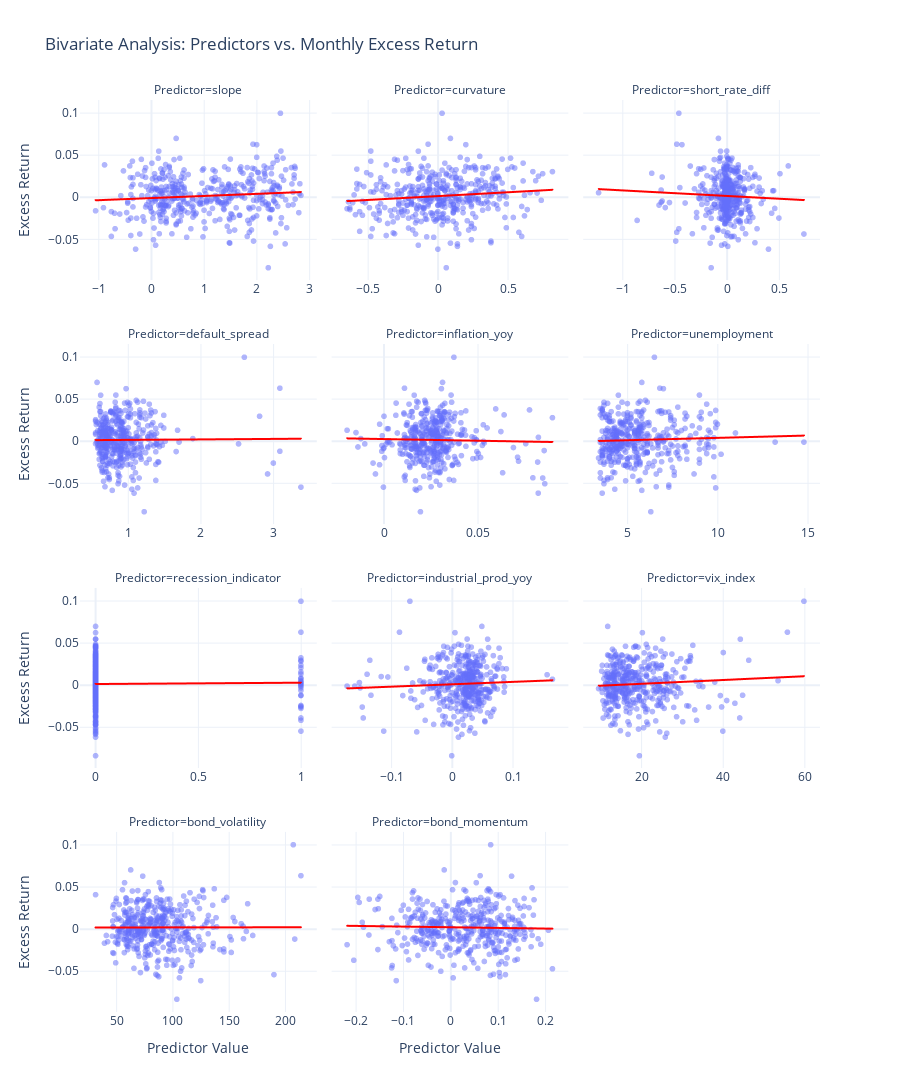

The code cell stored with this chart in its notebook:
### Markdown cell above
- Some predictors are really highly correlated. For example, `unemployment` and `slope` has a correlation coef of 0.71, and `default_spread` and `industrial_prod_yoy` has a correlation coef of -0.65.
- There is no predictor that has strong correlation with the target variable.

### Code cell
df_bivariate = df_final.melt(
    id_vars=['excess_return'], 
    value_vars=predictors,
    var_name='Predictor', 
    value_name='Value'
)

fig = px.scatter(
    df_bivariate, 
    x='Value', 
    y='excess_return', 
    facet_col='Predictor', 
    facet_col_wrap=3,           # 3 columns for better visibility
    trendline="ols",            # Adds a linear regression line to each plot
    trendline_color_override="red",
    height=1200,
    title="Bivariate Analysis: Predictors vs. Monthly Excess Return",
    labels={'Value': 'Predictor Value', 'excess_return': 'Excess Return'},
    template='plotly_white',
    opacity=0.5                 # Lower opacity helps see density of points
)

# independent x-axis: because units vary (e.g., VIX is ~20, slope is ~1.5)
fig.update_xaxes(matches=None, showticklabels=True)
fig.update_layout(showlegend=False)

fig.show()

### Figure 1 — Plotly figure (JSON) as saved in the notebook; plotly's stock layout.template omitted (floating-point values rounded to 4 significant figures; data arrays with more than 128 entries replaced by an {"elided": "..."} marker saying what was removed)
{"data": [{"hovertemplate": "Predictor=slope<br>Predictor Value=%{x}<br>Excess Return=%{y}<extra></extra>", "legendgroup": "", "marker": {"color": "#636efa", "opacity": 0.5, "symbol": "circle"}, "mode": "markers", "name": "", "showlegend": false, "type": "scattergl", "x": {"elided": "418 float values"}, "xaxis": "x10", "y": {"elided": "418 float values"}, "yaxis": "y10"}, {"hovertemplate": "<b>OLS trendline</b><br>excess_return = 0.00250225 * Value + -0.000459561<br>R<sup>2</sup>=0.009568<br><br>Predictor=slope<br>Predictor Value=%{x}<br>Excess Return=%{y} <b>(trend)</b><extra></extra>", "legendgroup": "", "line": {"color": "red"}, "marker": {"color": "#636efa", "symbol": "circle"}, "mode": "lines", "name": "", "showlegend": false, "type": "scattergl", "x": {"elided": "418 float values"}, "xaxis": "x10", "y": {"elided": "418 float values"}, "yaxis": "y10"}, {"hovertemplate": "Predictor=curvature<br>Predictor Value=%{x}<br>Excess Return=%{y}<extra></extra>", "legendgroup": "", "marker": {"color": "#636efa", "opacity": 0.5, "symbol": "circle"}, "mode": "markers", "name": "", "showlegend": false, "type": "scattergl", "x": {"elided": "418 float values"}, "xaxis": "x11", "y": {"elided": "418 float values"}, "yaxis": "y11"}, {"hovertemplate": "<b>OLS trendline</b><br>excess_return = 0.00912593 * Value + 0.00186444<br>R<sup>2</sup>=0.012899<br><br>Predictor=curvature<br>Predictor Value=%{x}<br>Excess Return=%{y} <b>(trend)</b><extra></extra>", "legendgroup": "", "line": {"color": "red"}, "marker": {"color": "#636efa", "symbol": "circle"}, "mode": "lines", "name": "", "showlegend": false, "type": "scattergl", "x": {"elided": "418 float values"}, "xaxis": "x11", "y": {"elided": "418 float values"}, "yaxis": "y11"}, {"hovertemplate": "Predictor=short_rate_diff<br>Predictor Value=%{x}<br>Excess Return=%{y}<extra></extra>", "legendgroup": "", "marker": {"color": "#636efa", "opacity": 0.5, "symbol": "circle"}, "mode": "markers", "name": "", "showlegend": false, "type": "scattergl", "x": {"elided": "418 float values"}, "xaxis": "x12", "y": {"elided": "418 float values"}, "yaxis": "y12"}, {"hovertemplate": "<b>OLS trendline</b><br>excess_return = -0.00659876 * Value + 0.00206007<br>R<sup>2</sup>=0.002758<br><br>Predictor=short_rate_diff<br>Predictor Value=%{x}<br>Excess Return=%{y} <b>(trend)</b><extra></extra>", "legendgroup": "", "line": {"color": "red"}, "marker": {"color": "#636efa", "symbol": "circle"}, "mode": "lines", "name": "", "showlegend": false, "type": "scattergl", "x": {"elided": "418 float values"}, "xaxis": "x12", "y": {"elided": "418 float values"}, "yaxis": "y12"}, {"hovertemplate": "Predictor=default_spread<br>Predictor Value=%{x}<br>Excess Return=%{y}<extra></extra>", "legendgroup": "", "marker": {"color": "#636efa", "opacity": 0.5, "symbol": "circle"}, "mode": "markers", "name": "", "showlegend": false, "type": "scattergl", "x": {"elided": "418 float values"}, "xaxis": "x7", "y": {"elided": "418 float values"}, "yaxis": "y7"}, {"hovertemplate": "<b>OLS trendline</b><br>excess_return = 0.00057669 * Value + 0.00155853<br>R<sup>2</sup>=0.000082<br><br>Predictor=default_spread<br>Predictor Value=%{x}<br>Excess Return=%{y} <b>(trend)</b><extra></extra>", "legendgroup": "", "line": {"color": "red"}, "marker": {"color": "#636efa", "symbol": "circle"}, "mode": "lines", "name": "", "showlegend": false, "type": "scattergl", "x": {"elided": "418 float values"}, "xaxis": "x7", "y": {"elided": "418 float values"}, "yaxis": "y7"}, {"hovertemplate": "Predictor=inflation_yoy<br>Predictor Value=%{x}<br>Excess Return=%{y}<extra></extra>", "legendgroup": "", "marker": {"color": "#636efa", "opacity": 0.5, "symbol": "circle"}, "mode": "markers", "name": "", "showlegend": false, "type": "scattergl", "x": {"elided": "418 float values"}, "xaxis": "x8", "y": {"elided": "418 float values"}, "yaxis": "y8"}, {"hovertemplate": "<b>OLS trendline</b><br>excess_return = -0.0391759 * Value + 0.0031197<br>R<sup>2</sup>=0.000651<br><br>Predictor=inflation_yoy<br>Predictor Value=%{x}<br>Excess Return=%{y} <b>(trend)</b><extra></extra>", "legendgroup": "", "line": {"color": "red"}, "marker": {"color": "#636efa", "symbol": "circle"}, "mode": "lines", "name": "", "showlegend": false, "type": "scattergl", "x": {"elided": "418 float values"}, "xaxis": "x8", "y": {"elided": "418 float values"}, "yaxis": "y8"}, {"hovertemplate": "Predictor=unemployment<br>Predictor Value=%{x}<br>Excess Return=%{y}<extra></extra>", "legendgroup": "", "marker": {"color": "#636efa", "opacity": 0.5, "symbol": "circle"}, "mode": "markers", "name": "", "showlegend": false, "type": "scattergl", "x": {"elided": "418 float values"}, "xaxis": "x9", "y": {"elided": "418 float values"}, "yaxis": "y9"}, {"hovertemplate": "<b>OLS trendline</b><br>excess_return = 0.000558445 * Value + -0.00107034<br>R<sup>2</sup>=0.001751<br><br>Predictor=unemployment<br>Predictor Value=%{x}<br>Excess Return=%{y} <b>(trend)</b><extra></extra>", "legendgroup": "", "line": {"color": "red"}, "marker": {"color": "#636efa", "symbol": "circle"}, "mode": "lines", "name": "", "showlegend": false, "type": "scattergl", "x": {"elided": "418 float values"}, "xaxis": "x9", "y": {"elided": "418 float values"}, "yaxis": "y9"}, {"hovertemplate": "Predictor=recession_indicator<br>Predictor Value=%{x}<br>Excess Return=%{y}<extra></extra>", "legendgroup": "", "marker": {"color": "#636efa", "opacity": 0.5, "symbol": "circle"}, "mode": "markers", "name": "", "showlegend": false, "type": "scattergl", "x": {"elided": "418 int values"}, "xaxis": "x4", "y": {"elided": "418 float values"}, "yaxis": "y4"}, {"hovertemplate": "<b>OLS trendline</b><br>excess_return = 0.00154848 * Value + 0.00198974<br>R<sup>2</sup>=0.000279<br><br>Predictor=recession_indicator<br>Predictor Value=%{x}<br>Excess Return=%{y} <b>(trend)</b><extra></extra>", "legendgroup": "", "line": {"color": "red"}, "marker": {"color": "#636efa", "symbol": "circle"}, "mode": "lines", "name": "", "showlegend": false, "type": "scattergl", "x": {"elided": "418 int values"}, "xaxis": "x4", "y": {"elided": "418 float values"}, "yaxis": "y4"}, {"hovertemplate": "Predictor=industrial_prod_yoy<br>Predictor Value=%{x}<br>Excess Return=%{y}<extra></extra>", "legendgroup": "", "marker": {"color": "#636efa", "opacity": 0.5, "symbol": "circle"}, "mode": "markers", "name": "", "showlegend": false, "type": "scattergl", "x": {"elided": "418 float values"}, "xaxis": "x5", "y": {"elided": "418 float values"}, "yaxis": "y5"}, {"hovertemplate": "<b>OLS trendline</b><br>excess_return = 0.0284211 * Value + 0.00167008<br>R<sup>2</sup>=0.002560<br><br>Predictor=industrial_prod_yoy<br>Predictor Value=%{x}<br>Excess Return=%{y} <b>(trend)</b><extra></extra>", "legendgroup": "", "line": {"color": "red"}, "marker": {"color": "#636efa", "symbol": "circle"}, "mode": "lines", "name": "", "showlegend": false, "type": "scattergl", "x": {"elided": "418 float values"}, "xaxis": "x5", "y": {"elided": "418 float values"}, "yaxis": "y5"}, {"hovertemplate": "Predictor=vix_index<br>Predictor Value=%{x}<br>Excess Return=%{y}<extra></extra>", "legendgroup": "", "marker": {"color": "#636efa", "opacity": 0.5, "symbol": "circle"}, "mode": "markers", "name": "", "showlegend": false, "type": "scattergl", "x": {"elided": "418 float values"}, "xaxis": "x6", "y": {"elided": "418 float values"}, "yaxis": "y6"}, {"hovertemplate": "<b>OLS trendline</b><br>excess_return = 0.000225084 * Value + -0.0022653<br>R<sup>2</sup>=0.005081<br><br>Predictor=vix_index<br>Predictor Value=%{x}<br>Excess Return=%{y} <b>(trend)</b><extra></extra>", "legendgroup": "", "line": {"color": "red"}, "marker": {"color": "#636efa", "symbol": "circle"}, "mode": "lines", "name": "", "showlegend": false, "type": "scattergl", "x": {"elided": "418 float values"}, "xaxis": "x6", "y": {"elided": "418 float values"}, "yaxis": "y6"}, {"hovertemplate": "Predictor=bond_volatility<br>Predictor Value=%{x}<br>Excess Return=%{y}<extra></extra>", "legendgroup": "", "marker": {"color": "#636efa", "opacity": 0.5, "symbol": "circle"}, "mode": "markers", "name": "", "showlegend": false, "type": "scattergl", "x": {"elided": "418 float values"}, "xaxis": "x", "y": {"elided": "418 float values"}, "yaxis": "y"}, {"hovertemplate": "<b>OLS trendline</b><br>excess_return = 1.57768e-06 * Value + 0.00195984<br>R<sup>2</sup>=0.000004<br><br>Predictor=bond_volatility<br>Predictor Value=%{x}<br>Excess Return=%{y} <b>(trend)</b><extra></extra>", "legendgroup": "", "line": {"color": "red"}, "marker": {"color": "#636efa", "symbol": "circle"}, "mode": "lines", "name": "", "showlegend": false, "type": "scattergl", "x": {"elided": "418 float values"}, "xaxis": "x", "y": {"elided": "418 float values"}, "yaxis": "y"}, {"hovertemplate": "Predictor=bond_momentum<br>Predictor Value=%{x}<br>Excess Return=%{y}<extra></extra>", "legendgroup": "", "marker": {"color": "#636efa", "opacity": 0.5, "symbol": "circle"}, "mode": "markers", "name": "", "showlegend": false, "type": "scattergl", "x": {"elided": "418 float values"}, "xaxis": "x2", "y": {"elided": "418 float values"}, "yaxis": "y2"}, {"hovertemplate": "<b>OLS trendline</b><br>excess_return = -0.00788227 * Value + 0.00230666<br>R<sup>2</sup>=0.000762<br><br>Predictor=bond_momentum<br>Predictor Value=%{x}<br>Excess Return=%{y} <b>(trend)</b><extra></extra>", "legendgroup": "", "line": {"color": "red"}, "marker": {"color": "#636efa", "symbol": "circle"}, "mode": "lines", "name": "", "showlegend": false, "type": "scattergl", "x": {"elided": "418 float values"}, "xaxis": "x2", "y": {"elided": "418 float values"}, "yaxis": "y2"}], "layout": {"annotations": [{"font": {}, "showarrow": false, "text": "Predictor=bond_volatility", "x": 0.16, "xanchor": "center", "xref": "paper", "y": 0.1975, "yanchor": "bottom", "yref": "paper"}, {"font": {}, "showarrow": false, "text": "Predictor=bond_momentum", "x": 0.5, "xanchor": "center", "xref": "paper", "y": 0.1975, "yanchor": "bottom", "yref": "paper"}, {"font": {}, "showarrow": false, "text": "Predictor=recession_indicator", "x": 0.16, "xanchor": "center", "xref": "paper", "y": 0.465, "yanchor": "bottom", "yref": "paper"}, {"font": {}, "showarrow": false, "text": "Predictor=industrial_prod_yoy", "x": 0.5, "xanchor": "center", "xref": "paper", "y": 0.465, "yanchor": "bottom", "yref": "paper"}, {"font": {}, "showarrow": false, "text": "Predictor=vix_index", "x": 0.84, "xanchor": "center", "xref": "paper", "y": 0.465, "yanchor": "bottom", "yref": "paper"}, {"font": {}, "showarrow": false, "text": "Predictor=default_spread", "x": 0.16, "xanchor": "center", "xref": "paper", "y": 0.7325, "yanchor": "bottom", "yref": "paper"}, {"font": {}, "showarrow": false, "text": "Predictor=inflation_yoy", "x": 0.5, "xanchor": "center", "xref": "paper", "y": 0.7325, "yanchor": "bottom", "yref": "paper"}, {"font": {}, "showarrow": false, "text": "Predictor=unemployment", "x": 0.84, "xanchor": "center", "xref": "paper", "y": 0.7325, "yanchor": "bottom", "yref": "paper"}, {"font": {}, "showarrow": false, "text": "Predictor=slope", "x": 0.16, "xanchor": "center", "xref": "paper", "y": 1, "yanchor": "bottom", "yref": "paper"}, {"font": {}, "showarrow": false, "text": "Predictor=curvature", "x": 0.5, "xanchor": "center", "xref": "paper", "y": 1, "yanchor": "bottom", "yref": "paper"}, {"font": {}, "showarrow": false, "text": "Predictor=short_rate_diff", "x": 0.84, "xanchor": "center", "xref": "paper", "y": 1, "yanchor": "bottom", "yref": "paper"}], "height": 1200, "legend": {"tracegroupgap": 0}, "showlegend": false, "title": {"text": "Bivariate Analysis: Predictors vs. Monthly Excess Return"}, "xaxis": {"anchor": "y", "domain": [0, 0.32], "showticklabels": true, "title": {"text": "Predictor Value"}}, "xaxis10": {"anchor": "y10", "domain": [0, 0.32], "showticklabels": true}, "xaxis11": {"anchor": "y11", "domain": [0.34, 0.66], "showticklabels": true}, "xaxis12": {"anchor": "y12", "domain": [0.68, 1.0], "showticklabels": true}, "xaxis2": {"anchor": "y2", "domain": [0.34, 0.66], "showticklabels": true, "title": {"text": "Predictor Value"}}, "xaxis3": {"anchor": "y3", "domain": [0.68, 1.0], "showticklabels": true, "title": {"text": "Predictor Value"}}, "xaxis4": {"anchor": "y4", "domain": [0, 0.32], "showticklabels": true}, "xaxis5": {"anchor": "y5", "domain": [0.34, 0.66], "showticklabels": true}, "xaxis6": {"anchor": "y6", "domain": [0.68, 1.0], "showticklabels": true}, "xaxis7": {"anchor": "y7", "domain": [0, 0.32], "showticklabels": true}, "xaxis8": {"anchor": "y8", "domain": [0.34, 0.66], "showticklabels": true}, "xaxis9": {"anchor": "y9", "domain": [0.68, 1.0], "showticklabels": true}, "yaxis": {"anchor": "x", "domain": [0, 0.1975], "title": {"text": "Excess Return"}}, "yaxis10": {"anchor": "x10", "domain": [0.8025, 1], "matches": "y", "title": {"text": "Excess Return"}}, "yaxis11": {"anchor": "x11", "domain": [0.8025, 1], "matches": "y", "showticklabels": false}, "yaxis12": {"anchor": "x12", "domain": [0.8025, 1], "matches": "y", "showticklabels": false}, "yaxis2": {"anchor": "x2", "domain": [0, 0.1975], "matches": "y", "showticklabels": false}, "yaxis3": {"anchor": "x3", "domain": [0, 0.1975], "matches": "y", "showticklabels": false}, "yaxis4": {"anchor": "x4", "domain": [0.2675, 0.465], "matches": "y", "title": {"text": "Excess Return"}}, "yaxis5": {"anchor": "x5", "domain": [0.2675, 0.465], "matches": "y", "showticklabels": false}, "yaxis6": {"anchor": "x6", "domain": [0.2675, 0.465], "matches": "y", "showticklabels": false}, "yaxis7": {"anchor": "x7", "domain": [0.535, 0.7325], "matches": "y", "title": {"text": "Excess Return"}}, "yaxis8": {"anchor": "x8", "domain": [0.535, 0.7325], "matches": "y", "showticklabels": false}, "yaxis9": {"anchor": "x9", "domain": [0.535, 0.7325], "matches": "y", "showticklabels": false}}}
